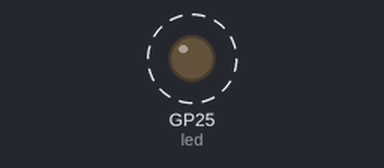
Simulated run of this program. Board: Raspberry Pi Pico running MicroPython. Shown: output pins drawn as LEDs (lit = HIGH). Dashed ring = blinking.

Above: at 0.02 s.
Timing chart, 0 to 3.0 s (numbered marks = the images above):
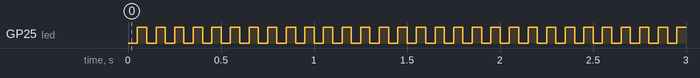

The program:

led_test.py
```python
"""
#
# Testprogram for Led class
#
# File:     led_test.py
# Author:   Peter Malmberg  <peter.malmberg@gmail.com>
# Org:      __ORGANISTATION__
# Date:     2023-10-11
# License:
# Python:   >= Micropython
#
# Hardware:
#  PCB LED on GPIO 25
"""
from machine import Pin, Timer
from led import *

led = Led(Pin("LED", Pin.OUT), Led_BLINK)


def tick(timer):
    global led
    led.update()


timer0 = Timer()
timer0.init(freq=20, mode=Timer.PERIODIC, callback=tick)
```

led.py
```python
# (licence header left out)
from machine import Pin

Led_OFF = const(0)
Led_ON = const(1)
Led_BLINK = const(2)
# Led_FAST_BLINK = 3
# Led_FLASH = 4
# Led_DOUBLE_FLASH = 5


class Led:
    def __init__(self, pin, state=Led_OFF):
        self.state = state
        self.pin = pin
        self.tick = 0

    def update(self):
        if self.state == Led_OFF:
            self.pin.value(0)
        elif self.state == Led_ON:
            self.pin.value(1)
        elif self.state == Led_BLINK:
            self.pin.toggle()


LedRG_OFF = const(0)
LedRG_RED_ON = const(1)
LedRG_GREEN_ON = const(2)
LedRG_BOTH_ON = const(3)
LedRG_RED_BLINK = const(4)
LedRG_GREEN_BLINK = const(5)
LedRG_BOTH_BLINK = const(6)
LedRG_ALTERNATE_BLINK = const(7)


class LedRG:
    def __init__(self, pin_red, pin_green, state=Led_OFF):
        self.state = state
        self.pin_red = pin_red
        self.pin_green = pin_green
        self.tick = 0

    def update(self):
        if self.state == LedRG_OFF:
            self.pin_red.value(0)
            self.pin_green.value(0)
        elif self.state == LedRG_RED_ON:
            self.pin_red.value(1)
            self.pin_green.value(0)
        elif self.state == LedRG_GREEN_ON:
            self.pin_red.value(0)
            self.pin_green.value(1)
        elif self.state == LedRG_RED_BLINK:
            self.pin_red.toggle()
            self.pin_green.value(0)
        elif self.state == LedRG_GREEN_BLINK:
            self.pin_red.value(0)
            self.pin_green.toggle()
```

Measured:
- by itself, GP25 (led): alternates HIGH for 0.05 s and LOW for 0.05 s
